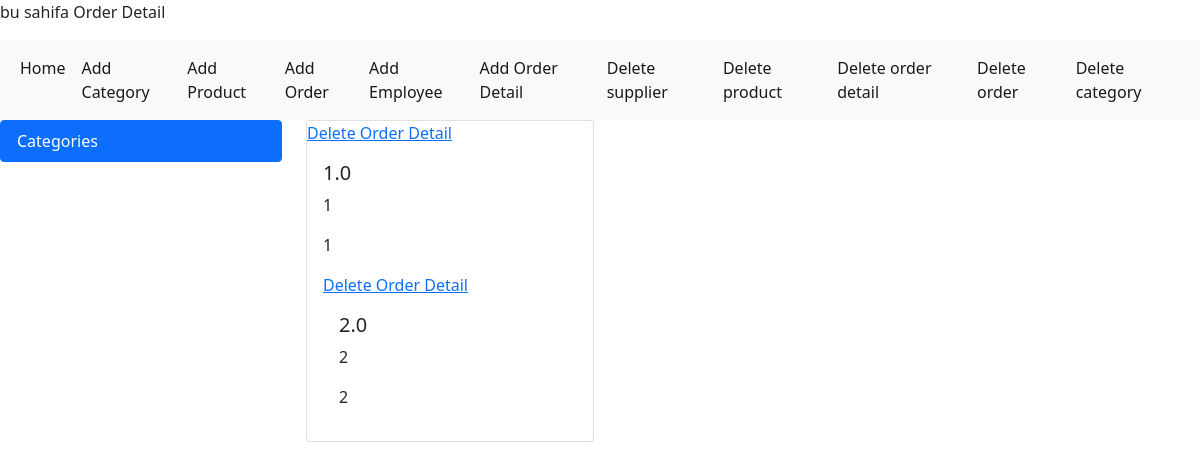
/orderdetail/, run on an earlier commit of the app's database.
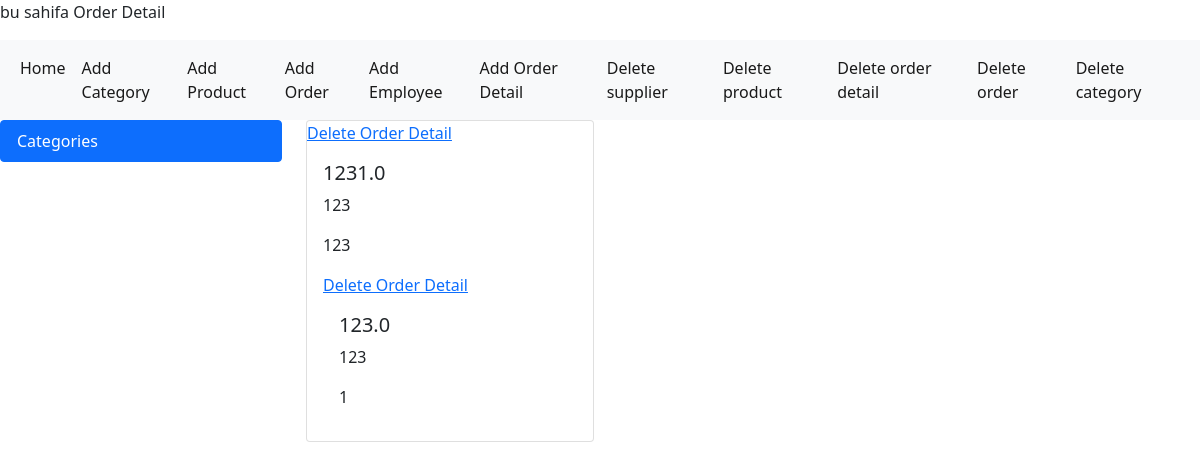
And on a later commit of the database.
### app1/models.py (models this page shows, shortened)
class OrderDetail(models.Model):
    order_id = models.ForeignKey(Order, on_delete=models.CASCADE)
    product_id = models.ForeignKey(Product, on_delete=models.CASCADE)
    unit_price = models.FloatField(null=True, blank=True)
    quantity = models.IntegerField(null=True, blank=True)
    discount = models.IntegerField(null=True, blank=True)

### app1/views.py (the view)
# urls.py: path('orderdetail/',orderdetail,name='orderdetail'),
def orderdetail(request):
    orderdetail = OrderDetail.objects.all()
    context = {
        'orderdetail': orderdetail
    }
    return render(request, 'orderdetail.html',context)

### app1/templates/orderdetail.html (shortened to what this page needs)
<!DOCTYPE html>
<html lang="en">
<head>
</head>
<body>
<p>bu sahifa Order Detail</p>
<nav class="navbar navbar-expand-lg navbar-light bg-light">
    <div class="container-fluid">
        <div class="collapse navbar-collapse" id="navbarNav">
            <ul class="navbar-nav">
                <li class="nav-item">
                    <a class="nav-link active" aria-current="page" href="{% url 'index' %}">Home</a>
                </li>
                <li>
                    <a class="nav-link active" href="{% url 'addcategory' %}" tabindex="-1" aria-disabled="true">Add
                        Category</a>
                </li>
                <li>
                    <a class="nav-link active" href="{% url 'addproduct' %}" tabindex="-1" aria-disabled="true">Add
                        Product</a>
                </li>
                <li>
                    <a class="nav-link active" href="{% url 'addorder' %}" tabindex="-1" aria-disabled="true">Add
                        Order</a>
                </li>
                <li>
                    <a class="nav-link active" href="{% url 'addemployee' %}" tabindex="-1" aria-disabled="true">Add
                        Employee</a>
                </li>
                <li>
                    <a class="nav-link active" href="{% url 'addorderdetail' %}" tabindex="-1" aria-disabled="true">Add
                        Order Detail</a>
                </li>
                <li>
                    <a class="nav-link active" href="{% url 'deletesupplier' %}" tabindex="-1" aria-disabled="true">Delete supplier</a>
                </li>
                <li>
                    <a class="nav-link active" href="{% url 'deleteproduct' %}" tabindex="-1" aria-disabled="true">Delete product</a>
                </li>
                <li>
                    <a class="nav-link active" href="{% url 'deleteorderdetail' %}" tabindex="-1" aria-disabled="true">Delete order detail</a>
                </li>
                <li>
                    <a class="nav-link active" href="{% url 'deleteorder' %}" tabindex="-1" aria-disabled="true">Delete order</a>
                </li>
                <li>
                    <a class="nav-link active" href="{% url 'deletecategory' %}" tabindex="-1" aria-disabled="true">Delete category</a>
                </li>
            </ul>
        </div>
    </div>
</nav>
<div class="row">
    <div class="col-3">
        <ul class="list-group">
            <li class="list-group-item active" aria-current="true">Categories</li>
        </ul>
    </div>
    <div class="col-9">
        <div class="card" style="width: 18rem;">
            {% for i in orderdetail %}
            <a href="{% url 'deleteorderdetail' i.pk %}">Delete Order Detail</a>
            <div class="card-body">
                <h5 class="card-title">{{i.unit_price}}</h5>
                <p class="card-text">{{i.quantity}}</p>
                <p class="card-text">{{i.discount}}</p>
                {%endfor%}
            </div>
        </div>
    </div>
</div>
<link href="https://cdn.jsdelivr.net/npm/bootstrap@5.0.2/dist/css/bootstrap.min.css" rel="stylesheet"
>
</body>
</html>

What changed in the data, as far as the page shows it:
removed OrderDetail: unit_price "1.0", quantity "1", discount "1"
removed OrderDetail: unit_price "2.0", quantity "2", discount "2"
added OrderDetail: unit_price "1231.0", quantity "123", discount "123"
added OrderDetail: unit_price "123.0", quantity "123", discount "1"
